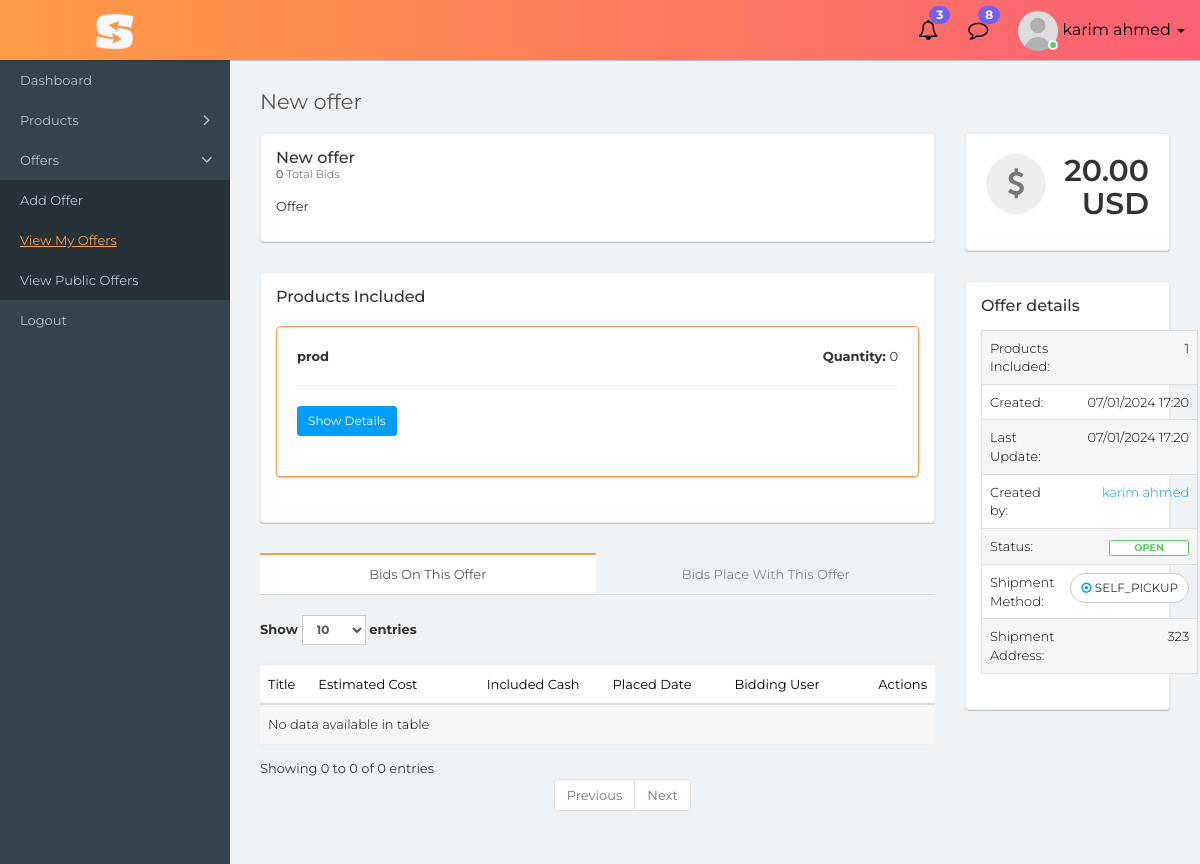
Page /offer/detail/6 (signed in) on the earlier database version.
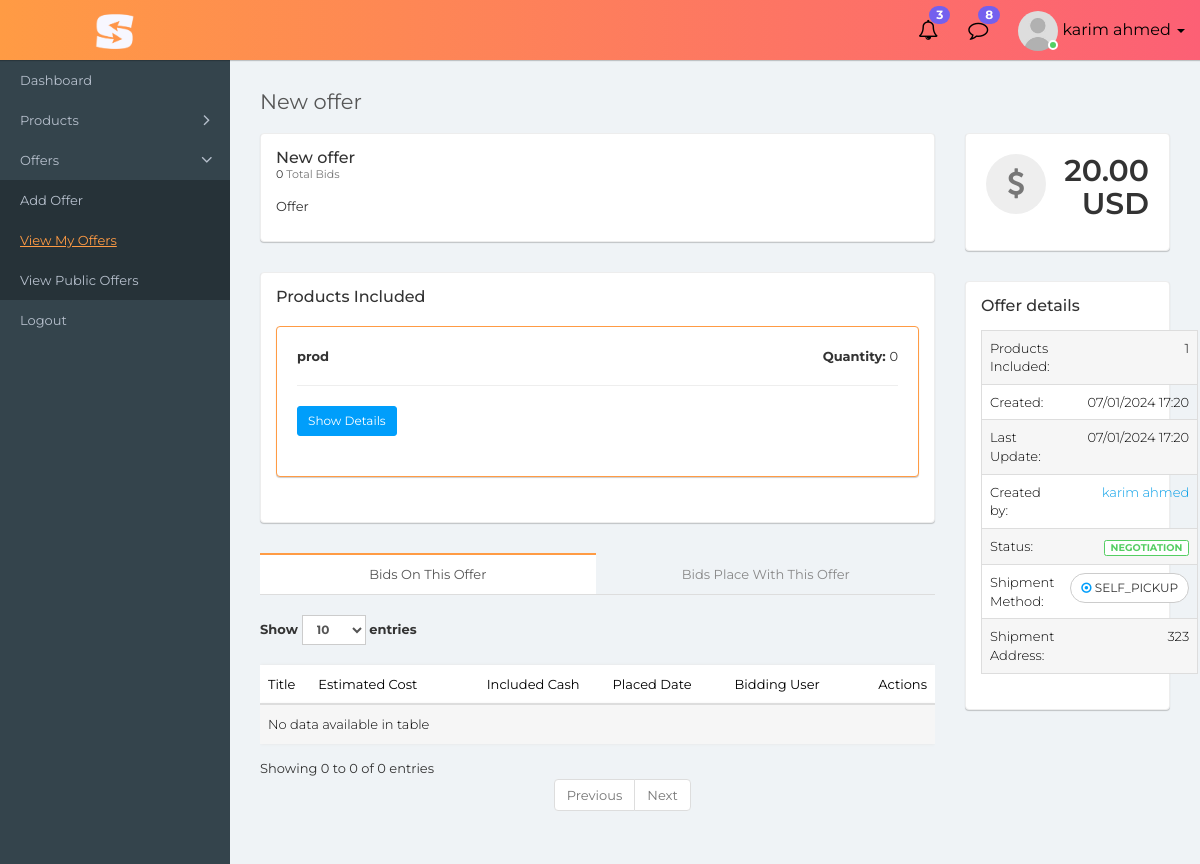
Same page on the later database version.
### barter_and_inventory/models.py (models this page shows, shortened)
class Offer(models.Model):
    class Meta:
        verbose_name = "Offer"
        verbose_name_plural = "Offers"
    class EstimatedCostCurrency(models.TextChoices):
        PKR = 'PKR', 'Pakistani Rupees'
        INR = 'INR', 'Indian Rupees'
        EUR = 'EUR', 'Euros'
        USD = 'USD', 'United Stated Dollar'
        CAD = 'CAD', 'Canadian Dollar'
        GBP = 'GBP', 'British Pound'
        JPY = 'JPY', 'Japanese Yen'
        CHF = 'CHF', 'Swiss Franc'
    class OfferStatus(models.TextChoices):
        OPEN = 'OPEN', 'Open'
        NEGOTIATION = 'NEGOTIATION', 'Negotiation'
        CANCELLED = 'CANCELLED', 'Cancelled'
        CLOSED = 'CLOSED', 'Closed'
    class ShipmentMethod(models.TextChoices):
        SELF_PICKUP = 'SELF_PICKUP', 'Self Pickup'
        TRANSPORT = 'TRANSPORT', 'Transport'
        COURIER = 'COURIER', 'Courier'
    offer_title = models.CharField(max_length=400)
    offer_description = models.TextField(max_length=1000)
    estimated_cost = models.DecimalField(max_digits=10, decimal_places=2, default=0.00)
    estimated_cost_currency = models.CharField(max_length=255, choices=EstimatedCostCurrency.choices, default=EstimatedCostCurrency.USD)
    includes_cash = models.BooleanField(default=False)
    cash_in_hand = models.DecimalField(max_digits=10, null=True, blank=True, decimal_places=2)
    cash_in_hand_currency = models.CharField(max_length=255, null=True, blank=True, choices=EstimatedCostCurrency.choices,
                                             default=EstimatedCostCurrency.USD)
    exchanged_with = models.ForeignKey('self', on_delete=models.RESTRICT, null=True, blank=True, related_name='exchanged_with_offer')
    exchange_date = models.DateTimeField(null=True, blank=True)
    shipment_method = models.CharField(max_length=255, null=True, blank=True, choices=ShipmentMethod.choices, default=ShipmentMethod.SELF_PICKUP)
    offer_status = models.CharField(max_length=255, null=True, blank=True, choices=OfferStatus.choices, default=OfferStatus.OPEN)
    shipment_address = models.CharField(max_length=500, null=True, blank=True)
    final_remarks = models.TextField(null=True, blank=True, max_length=500)
    created_by = models.ForeignKey(User, on_delete=models.CASCADE, related_name='offer_created_by')
    updated_by = models.ForeignKey(User, null=True, blank=True, on_delete=models.CASCADE, related_name='offer_updated_by')
    created_at = models.DateTimeField(auto_now_add=True)
    updated_at = models.DateTimeField(auto_now=True)

### barter_and_inventory/views.py (the view, shortened to what this page needs)
# urls.py: path('offer/detail/<pk>', views.OfferDetailView.as_view(), name='view_offer_detail'),
class OfferDetailView(FrontendUserViewMixin, PermissionRequiredMixin, DetailView):
    permission_required = 'barter_and_inventory.view_offer'
    permission_denied_message = "You're not authorized to view offer."
    template_name = 'barter_and_inventory/offers/detail.html'
    model = Offer
    def get_object(self, queryset=None):
        return get_object_or_404(self.model, pk=self.kwargs['pk'], created_by=self.request.user)
    def get_context_data(self, **kwargs):
        context = super().get_context_data(**kwargs)
        return context

### barter_and_inventory/mixins.py (called while the page is built)
    def dispatch(self, request, *args, **kwargs):
        if request.user.groups.filter(name='frontend_user').exists():
            return super().dispatch(request, *args, **kwargs)
        return redirect_to_login(request.get_full_path(), self.get_login_url(), self.get_redirect_field_name())

### templates/barter_and_inventory/offers/detail.html (shortened to what the changed rows need)
{% extends 'barter_and_inventory/layout.html' %}
{% load static %}
{% load barter_and_inventory_extras %}
{% block page_css_before_app %}
    <link rel="stylesheet" type="text/css" href="{% static "css/select2.min.css" %}">
    <link rel="stylesheet" type="text/css" href="{% static "css/bootstrap-datetimepicker.min.css" %}">
{% endblock %}
{% block content %}
    <div class="content container-fluid">
        <div class="row">
            <div class="col-xs-8">
                <h4 class="page-title">{{ object.offer_title }}</h4>
            </div>
        </div>
        <div class="row">
            <div class="col-lg-9">
                <div class="panel">
                    <div class="panel-body">
                        <div class="project-title">
                            <h5 class="panel-title">{{ object.offer_title }}</h5>
                            <small class="block text-ellipsis m-b-15">
                                <span class="text-xs">{{ object.bid_offer.count }}</span> <span class="text-muted">Total Bids </span></small>
                        </div>
                        <p>{{ object.offer_description }}</p>
                    </div>
                </div>
                <div class="project-task">
                    <div class="tabbable">
                        <div class="tab-content">
                            <div class="tab-pane active" id="all_tasks">
                                <div class="row">
                                    <div class="col-md-12">
                                        <div class="table-responsive">
                                            <table class="table table-striped custom-table m-b-0 datatable">
                                                <thead>
                                                    <tr>
                                                        <th>Title</th>
                                                        <th>Estimated Cost</th>
                                                        <th class="text-center">Included Cash</th>
                                                        <th>Placed Date</th>
                                                        <th>Bidding User</th>
                                                        <th class="text-right">Actions</th>
                                                    </tr>
                                                </thead>
                                            </table>
                                        </div>
                                    </div>
                                </div>
                            </div>
                        </div>
                    </div>
                </div>
            </div>
            <div class="col-lg-3">
                <div class="dash-widget clearfix card-box">
                    <div class="dash-widget-info">
                        <h3>{{ object.estimated_cost }} {{ object.estimated_cost_currency }}</h3>
                    </div>
                </div>
            </div>
            <div class="col-lg-3">
                <div class="panel">
                    <div class="panel-body">
                        <table class="table table-striped table-border">
                            <tbody>
                                <tr>
                                    <td>Products Included:</td>
                                    <td class="text-right">{{ object.offered_products.count }}</td>
                                </tr>
                                <tr>
                                    <td>Created:</td>
                                    <td class="text-right">{{ object.created_at|date:"d/m/Y H:i" }}</td>
                                </tr>
                                <tr>
                                    <td>Last Update:</td>
                                    <td class="text-right">{{ object.created_at|date:"d/m/Y H:i" }}</td>
                                </tr>
                                <tr>
                                    <td class="text-right"><a href="#">{{ object.created_by.get_full_name }}</a></td>
                                </tr>
                                <tr>
                                    <td class="text-right">
                                        <span class="label label-success-border">{{ object.offer_status }}</span>
                                    </td>
                                </tr>
                                <tr>
                                    <td class="text-right">
                                        <a class="btn btn-white btn-sm rounded dropdown-toggle"  aria-expanded="false">
                                            <i class="fa fa-dot-circle-o text-info"></i> {{ object.shipment_method }}
                                        </a>
                                    </td>
                                </tr>
                                <tr>
                                    <td>Shipment Address:</td>
                                    <td class="text-right">
                                        {{ object.shipment_address }}
                                    </td>
                                </tr>
                            </tbody>
                        </table>
                    </div>
                </div>
            </div>
        </div>
    </div>
{% endblock %}

Differences in the rows shown:
changed Offer "USD": offer_status "OPEN" → "NEGOTIATION"
